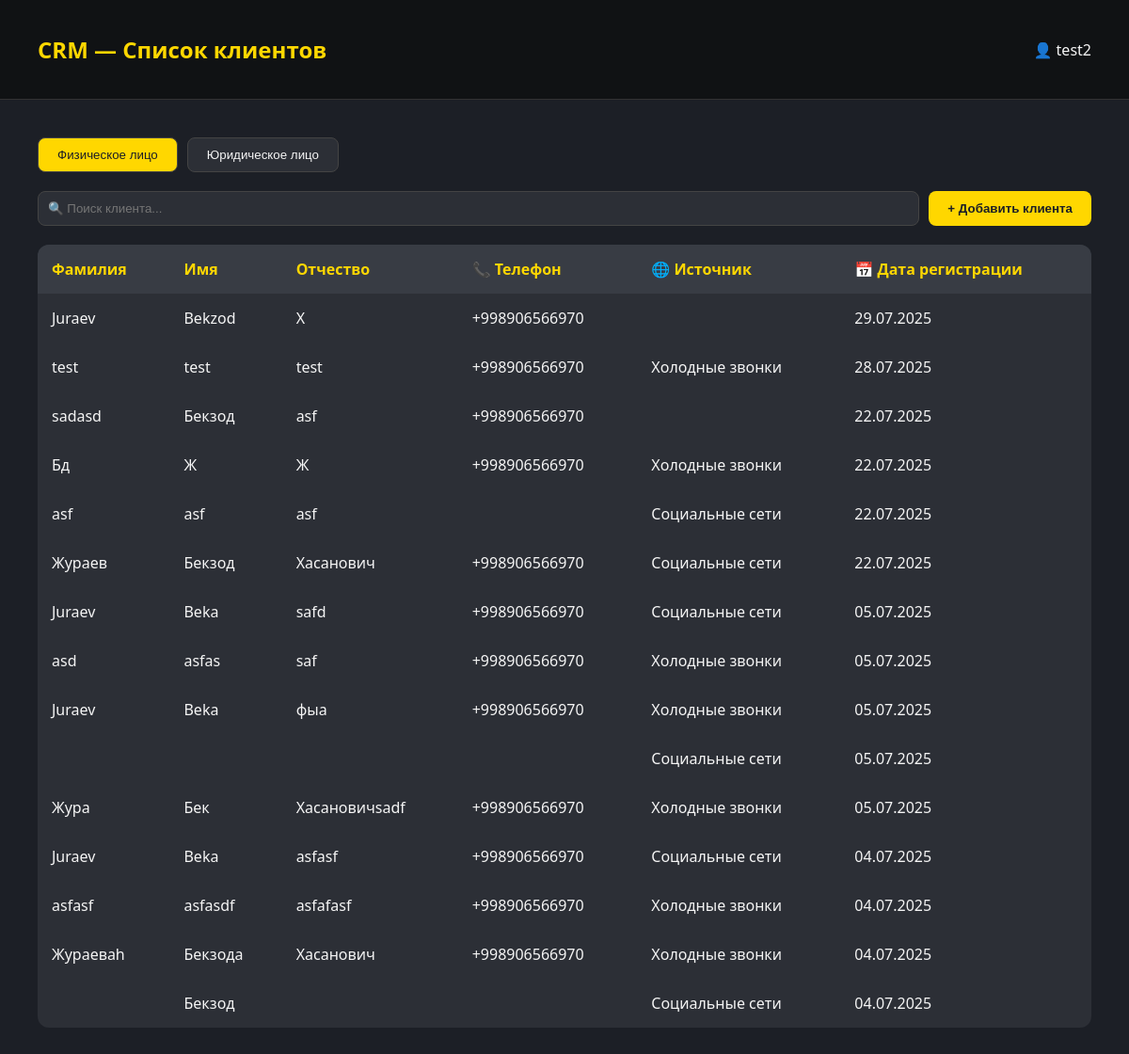
Page /clients/ (signed in) on the earlier database version.
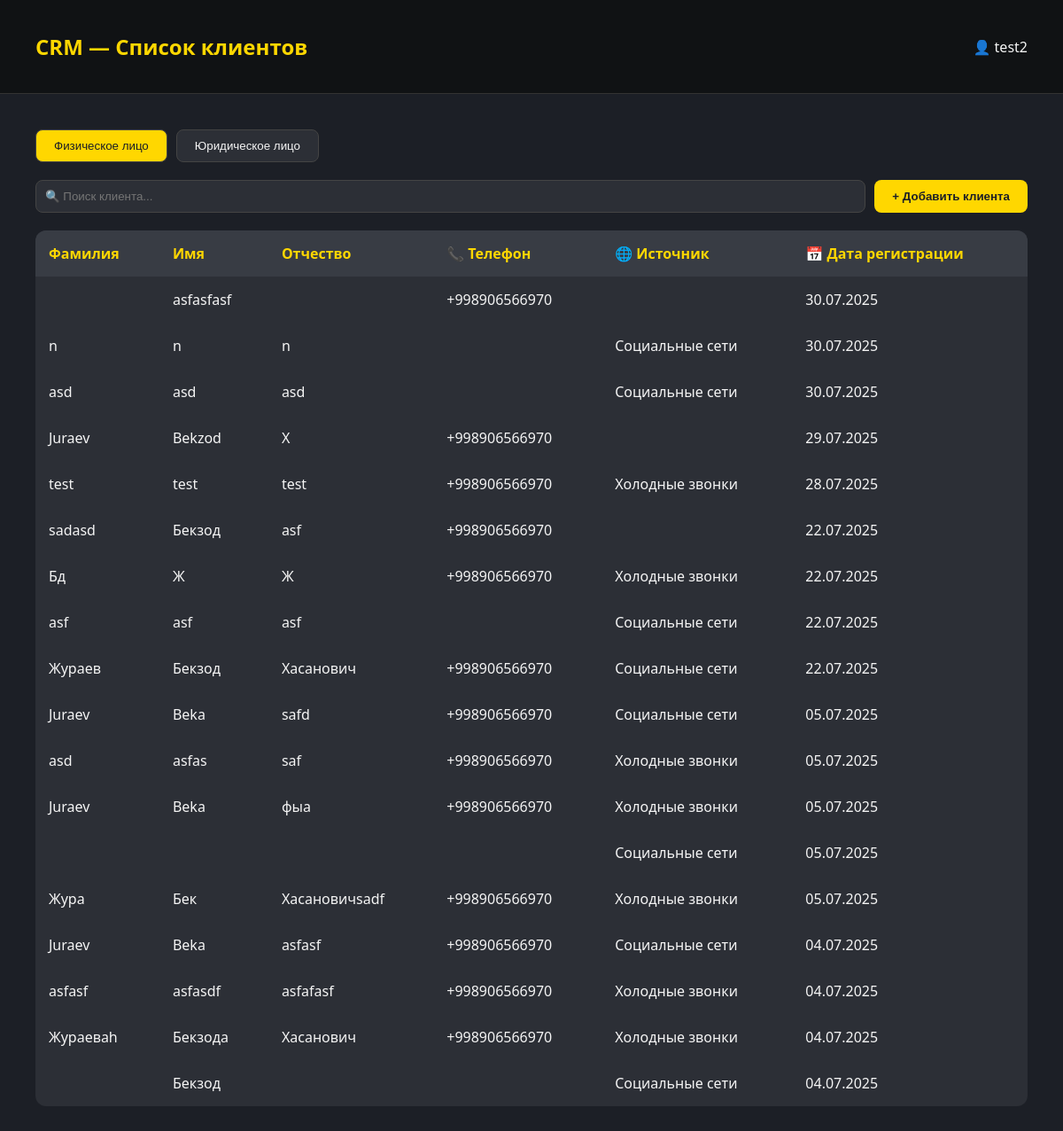
Same page on the later database version.
### backend/models.py (models this page shows)
class Clients(models.Model):
    Social_CHOICES = [
        ("social", "Социальные сети"),
        ("cold_calls", "Холодные звонки"),
        ("word_of_mouth", "Сарафанное радио"),
    ]
    CLIENT_TYPE_CHOICES = [
        ('INDIVIDUAL', 'Физическое лицо'),
        ('LEGAL_ENTITY', 'Юридическое лицо'),
    ]
    social = models.CharField(max_length=20, choices=Social_CHOICES)
    client_type = models.CharField(
        max_length=20,
        choices=CLIENT_TYPE_CHOICES,
    )
    phone = PhoneNumberField()
    created_at = models.DateField(auto_now_add=True,null=True)
    name = models.CharField(max_length=200, null=True, blank=True, default=None)
    lastname = models.CharField(max_length=200, null=True, blank=True, default=None)
    middle_name = models.CharField(max_length=200, null=True, blank=True, default=None)
    adress = models.CharField(max_length=200, null=True, blank=True, default=None)
    company_name=models.CharField(max_length=200, null=True, blank=True, default=None)
    inn = models.CharField(max_length=12,null=True, blank=True, default=None)
    account=models.IntegerField(blank=True,null=True,default=None)
    mfo = models.IntegerField(blank=True, null=True, default=None)
    active=models.BooleanField(default=False)

### backend/views.py (the view)
# urls.py: path('clients/',views.ClietView.as_view(),name='clients'),
class ClietView(LoginRequiredMixin,TemplateView):
   template_name = 'client_list.html'
   login_url = reverse_lazy('login')
   def get_context_data(self, *, object_list=None, **kwargs):
      context = super().get_context_data(**kwargs)
      context['client_fiz']=Clients.objects.filter(client_type='INDIVIDUAL').order_by('-id')
      context['client_leg'] = Clients.objects.filter(client_type='LEGAL_ENTITY').order_by('-id')
      return context

### backend/templates/client_list.html (shortened to what this page needs)
<!DOCTYPE html>
<html lang="ru">
<head>
</head>
<body>
  <header>
   <h1 onclick="window.location.href='{% url 'dashboard' %}'" style="cursor: pointer;">CRM — Список клиентов</h1>
    <div>👤 {{request.user.profile.name}}</div>
  </header>
  <div class="container">
     <div class="toggle-buttons">
      <button id="btn-individual" class="active">Физическое лицо</button>
      <button id="btn-legal">Юридическое лицо</button>
    </div>
    <div class="top-bar">
      <input type="text" id="clientSearchInput" placeholder="🔍 Поиск клиента...">
      <button onclick="window.location.href='{% url 'client_add' %}'">+ Добавить клиента</button>
    </div>
     <div id="individual-fields">
    <table id="clientTable">
      <thead>
        <tr>
          <th>Фамилия</th>
          <th>Имя</th>
          <th>Отчество</th>
          <th>📞 Телефон</th>
          <th>🌐 Источник</th>
          <th>📅 Дата регистрации</th>
        </tr>
      </thead>
      {% for item in client_fiz %}
      <tbody>
        <tr>
          <td>{{item.lastname}}</td>
          <td>{{item.name}}</td>
          <td>{{item.middle_name}}</td>
          <td>{{item.phone}}</td>
          <td>{{item.get_social_display}}</td>
          <td>{{item.created_at|date:"d.m.Y"}}</td>
        </tr>
      </tbody>
      {% endfor %}
       </table>
      </div>
  </div>
</body>
</html>

Differences in the rows shown:
added Clients: name "asfasfasf", phone "+998906566970", created_at "30.07.2025"
added Clients: lastname "n", name "n", middle_name "n", social "Социальные сети", created_at "30.07.2025"
added Clients: lastname "asd", name "asd", middle_name "asd", social "Социальные сети", created_at "30.07.2025"
